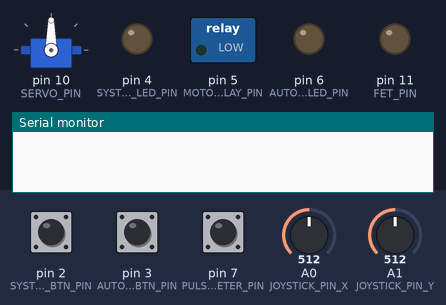
This sketch was run on a simulated Arduino Uno, built with avr-gcc and run on an emulated ATmega328P. Shown: servo, switched loads named in the sketch (green lamp = pin HIGH), output pins drawn as LEDs (lit = HIGH), the last lines printed to the serial monitor. The inputs (shaded band) are chosen by the test bench; at power-on: pin 2 (SYSTEM_STATE_BTN_PIN) HIGH, A1 (JOYSTICK_PIN_Y) = 512, pin 3 (AUTOMATI_DRIVE_BTN_PIN) HIGH, A0 (JOYSTICK_PIN_X) = 512, pin 7 (PULSE_METER_PIN) HIGH. EEPROM starts erased.

Above: at 1.2 s.
1.3 s: pin 2 (SYSTEM_STATE_BTN_PIN) pulled LOW for 0.15 s
At 2.0 s:
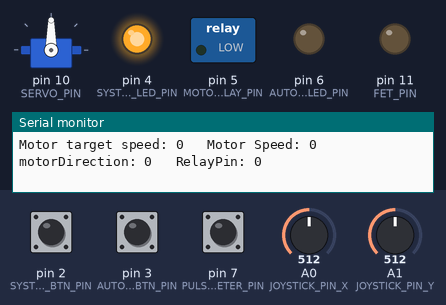
2.9 s: A1 (JOYSTICK_PIN_Y) set to 503
At 3.09 s:
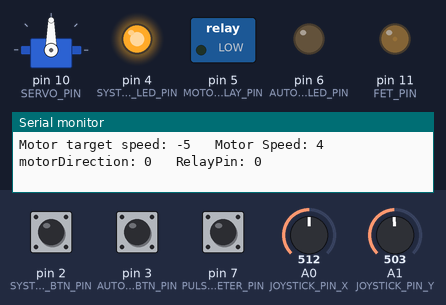
5.9 s: A1 (JOYSTICK_PIN_Y) set to 540
At 7.9 s:
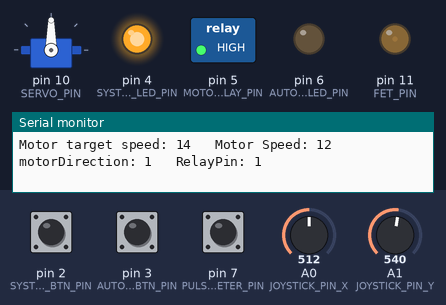
8.9 s: pin 3 (AUTOMATI_DRIVE_BTN_PIN) pulled LOW for 1 s
At 9.45 s:
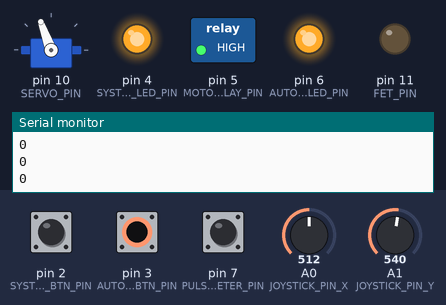
11.9 s: A0 (JOYSTICK_PIN_X) set to 716
At 12.7 s:
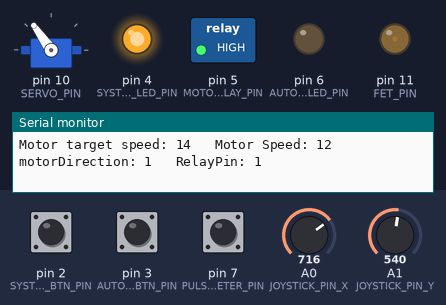
13.4 s: pin 3 (AUTOMATI_DRIVE_BTN_PIN) pulled LOW for 0.15 s
At 13.56 s:
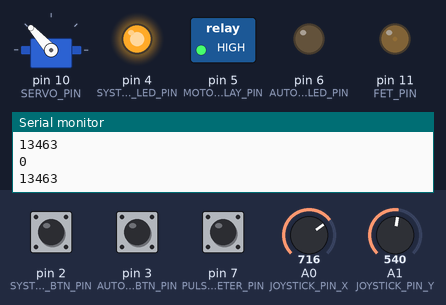
Timing chart, 0 to 16.4 s (numbered marks = the images above; inputs shaded):
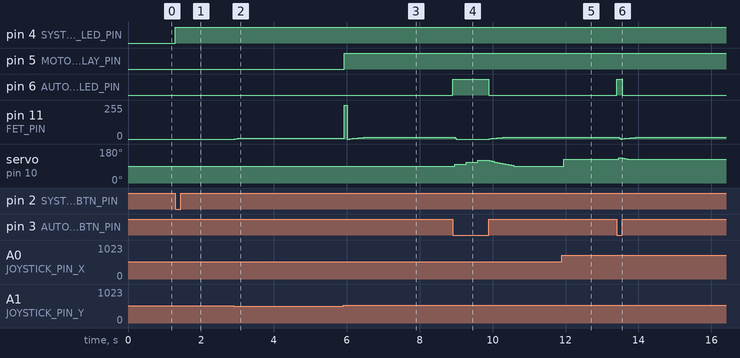

Measured:
- after the input at 1.3 s, pin 4 (SYSTEM_STATE_LED_PIN): LOW → HIGH at once
- after the input at 2.9 s, pin 11 (FET_PIN): 0/255 → 2/255 at once, then repeats every 0.15 s: 4/255 0.07 s, 6/255 0.07 s
- after the input at 5.9 s, pin 5 (MOTOR_DIRECTION_RELAY_PIN): LOW → HIGH at once
- after the input at 8.9 s, pin 6 (AUTO_DRIVE_INDICATOR_LED_PIN): LOW → HIGH at once, → LOW 1.0 s later; servo on pin 10 (SERVO_PIN): rises from 90° to 120° in 0.63 s, then falls to 90° in 0.98 s
- after the input at 11.9 s, servo on pin 10 (SERVO_PIN): 90° → 125° after 0.05 s
- after the input at 13.4 s, pin 6 (AUTO_DRIVE_INDICATOR_LED_PIN): LOW → HIGH at once, → LOW 0.15 s later

The sketch:

Virallinen1.ino
```cpp
// Harjoitustyö
// Koodissa vältelty tietoisesti looppeja ja delay funktion käyttöä, jotta eri järjestelmiä pystytään ohjaamaan samanaikaisesti.
// Looppia selkeytetty tekemällä jokaisesta ominaisuudesta oma funktio, jolloin ohjauksen tekeminen ja ymmärtäminen äärimmäisen helppoa.
// Funktiot kutsutaan looppiin haluttujen ehtojen täyttyessä.

#include <Servo.h>
#include <EEPROM.h>
Servo servo_9;

// PINS

const int JOYSTICK_PIN_X = A0;
const int JOYSTICK_PIN_Y = A1;
const int SYSTEM_STATE_BTN_PIN = 2;
const int AUTOMATI_DRIVE_BTN_PIN = 3;
const int SYSTEM_STATE_LED_PIN = 4;
const int MOTOR_DIRECTION_RELAY_PIN = 5;
const int AUTO_DRIVE_INDICATOR_LED_PIN = 6;
const int PULSE_METER_PIN = 7;
const int SERVO_PIN = 10;
const int FET_PIN = 11;

//  VARIABLES

//  Moottorin nopeuden inkrementointi
const int motorSpeedIncrement = 2;  // 0 min 255 max
const int motorIncrementDelay = 50; // Aika millisekunteina jokaisen inkrementin välissä
const int motorStopIncrementDelay = 25;
const int motorStopSpeedIncrement = 5;

bool servoDirection = 0;
bool pulseReceived = 0;
bool motorDirection = 0;
bool manualDriveRushStopper = 0;
bool receivingPulse = 0;

int lastServoPos, joystickXVal, joystickYVal, joystickServoAngle, pulseMotorSpeedControl, motorTargetSpeed, beatsPerMinute;
int motorSpeed = 0;
int servoPos = 90;
int heartBeatCount = -1;
int memorySlot = 0;

volatile byte automatic = 0;
volatile byte systemState = 0;

unsigned long elapsedTime, currentTime, startTime, endTime, timeOFF, totalStandbyTime, lastMotorIncrement, lastMotorIncrementTime, beatTimeForAverage, lastAverageBPMTime, beatTime;
unsigned long lastInterruptTime = 0;
unsigned long lastServoIncrementTime = 0;

void setup()
{
  //  PINS
  pinMode(JOYSTICK_PIN_X, INPUT);
  pinMode(JOYSTICK_PIN_Y, INPUT);
  pinMode(SYSTEM_STATE_BTN_PIN, INPUT_PULLUP);
  pinMode(AUTOMATI_DRIVE_BTN_PIN, INPUT_PULLUP);
  pinMode(SYSTEM_STATE_LED_PIN, OUTPUT);
  pinMode(MOTOR_DIRECTION_RELAY_PIN, OUTPUT);
  pinMode(AUTO_DRIVE_INDICATOR_LED_PIN, OUTPUT);
  pinMode(PULSE_METER_PIN, INPUT_PULLUP);         //MUISTA VAIHTAA INPUT_PULLUP!!!!!!!
  pinMode(FET_PIN, OUTPUT);

  Serial.begin(9600);
  servo_9.attach(SERVO_PIN, 500, 2500);
  attachInterrupt(digitalPinToInterrupt(SYSTEM_STATE_BTN_PIN), systemStateSwitch, FALLING);
  attachInterrupt(digitalPinToInterrupt(AUTOMATI_DRIVE_BTN_PIN), automaticStateSwitch, CHANGE);
  joystickXVal = analogRead(JOYSTICK_PIN_X);
  totalStandbyTime = EEPROM.get(memorySlot, elapsedTime);
}

void loop()
{
  currentTime = millis();
  joystickXVal = analogRead(A0);      // MUISTA TARKISTAA KÄYTETTÄVÄN JOYSTICKIN KALIBROINTI!!!!!!
  joystickYVal = analogRead(A1);

  if (systemState)
  {
    timer();

    if (automatic)
    {
      automaticServoDrive();
      motorPulseDrive();
      //      Serial.print("Motor target speed: ");
      //      Serial.print(motorTargetSpeed);
      //      Serial.print("\t Motor Speed: ");
      //      Serial.println(abs(motorSpeed));
      //      Serial.print("\t");
    }
    else
    {
      manualServoDrive();
      manualMotorDrive();
      Serial.print("Motor target speed: ");
      Serial.print(motorTargetSpeed);
      Serial.print("\t Motor Speed: ");
      Serial.print(abs(motorSpeed));
      Serial.print("\t motorDirection: ");
      Serial.print(motorDirection);
      Serial.print("\t RelayPin: ");
      Serial.println(digitalRead(MOTOR_DIRECTION_RELAY_PIN));
    }
  }
  else
  {
    automatic = 0;
    motorStop();
  }
}

// OHJAUSFUNKTIOT

//  DC moottorin manuaaliohjaus. Nopeus säädettävissä joystickin Y akselilla.
//  ylöspäin joystickiä liikuttamalla moottori pyörii myötäpäivään, alaspäin vastapäivään.
//  Sekä kiihdytys että hidastus tapahtuvat hallitusti ja portaittain.
//  Suunnanvaihto tapahtuu relettä ohjaamalla kun moottorin nopeus on lähellä nollaa ja
//  joystickin Y-akselin poikkeaman suunta määrää moottorin suunnan

void manualMotorDrive()
{
  bool joystickCentered = joystickXVal > 500 && joystickXVal < 530 && joystickYVal > 500 && joystickYVal < 530;
  motorTargetSpeed = map(joystickYVal, 0, 1023, -255, 255);
  bool delayOK = currentTime - lastMotorIncrementTime > motorIncrementDelay;

  if (delayOK)
  {
    if (abs(abs(motorSpeed) - motorTargetSpeed) > 3)
    {
      motorSpeedControl();
    }
    if (abs(motorSpeed) < 10)
    {
      if (motorTargetSpeed > 10)
      {
        motorDirection = 1;
      }
      else if (motorTargetSpeed < 0)
      {
        motorDirection = 0;
      }
      else
      {
        motorSpeed = 0;
      }
    }
    digitalWrite(MOTOR_DIRECTION_RELAY_PIN, motorDirection);

    if (motorSpeed < 0 && !motorDirection)
    {
      analogWrite(FET_PIN, abs(motorSpeed));
      lastMotorIncrementTime = currentTime;
    }
    else
    {
      analogWrite(FET_PIN, motorSpeed);
      lastMotorIncrementTime = currentTime;
    }
  }
}

// Moottorin nopeuden säätö pulssianturilla. Laskee viidestä sydämenlyönnistä beatsPerMinute arvon ja skaalaa sen
// moottorin nopeudenohjaukseksi FETille. Moottorin ohjauksessa nopeuden inkrementointi. Pyörimissuunta ainoastaan myötäpäivään.
// Mikäli edellisestä lyönnistä yli 5sec, resettaa countterin ja pysäyttää moottorin.

void motorPulseDrive()                                      // MUISTA INPUT_PULLUP!!!!!!
{
  bool delayOK = currentTime - lastMotorIncrementTime > motorIncrementDelay;
  int beatsForAverage = 5; // Sydämenlyöntien määrä keskiarvoistetussa sykkeessä.
  Serial.println(receivingPulse);

  if (!pulseReceived && !digitalRead(PULSE_METER_PIN))
  {
    pulseReceived = 1;
    heartBeatCount += 1;
    receivingPulse = 1;
    beatTime = currentTime;
  }

  else if (digitalRead(PULSE_METER_PIN))
  {
    pulseReceived = 0;
  }
  if (currentTime - beatTime > 5000)
  {
    heartBeatCount = -1;
    lastAverageBPMTime = currentTime;
    beatTimeForAverage = 0;
    motorTargetSpeed = 0;
    receivingPulse = 0;

  }
  if (heartBeatCount == beatsForAverage)
  {
    beatsPerMinute = 60000 / (currentTime - lastAverageBPMTime) * beatsForAverage;
    Serial.println(beatsPerMinute);
    motorTargetSpeed = map(beatsPerMinute, 40, 180, 0, 255);
    heartBeatCount = 0;
    lastAverageBPMTime = currentTime;
  }
  if (delayOK && receivingPulse)
  {
    motorSpeedControl();
    lastMotorIncrementTime = currentTime;
    analogWrite(FET_PIN, motorSpeed);
  }
  else if (!receivingPulse)
  {
    motorStop();
  }
}

//  Moottorin nopeuden inkrementointi motorTargetSpeediä kohden, joka on asetettu joko manuaaliajossa joystickillä tai
//  sykemittariajossa sykkeen perusteella

void motorSpeedControl()
{
  if (motorSpeed < motorTargetSpeed)
  {
    motorSpeed += motorSpeedIncrement;
  }
  else if (motorSpeed > motorTargetSpeed)
  {
    motorSpeed -= motorSpeedIncrement;
  }
}
// Servon manuaaliohjaus. Lisätty ryntäyksenesto automaattiajolta manuaalille vaihdon jälkeen.

void manualServoDrive()
{
  joystickServoAngle = map(joystickXVal, 0, 1023, 0, 180);

  if (manualDriveRushStopper)
  {
    if (servoPos > joystickServoAngle && currentTime - lastServoIncrementTime > 25)
    {
      servoPos -= 3;
      lastServoIncrementTime = millis();
      servo_9.write(servoPos);
    }
    else if (currentTime - lastServoIncrementTime > 25)
    {
      servoPos += 3;
      lastServoIncrementTime = millis();
      servo_9.write(servoPos);
    }
    if (abs(servoPos - joystickServoAngle) < 4)
      manualDriveRushStopper = 0;
  }
  else
  {
    servoPos = joystickServoAngle;
    servo_9.write(servoPos);
  }
}

//  Automaattinen servon ohjaus. pyörittää servoa laidasta toiseen 10 asteen
//  inkrementeissä joystickin Y-akselin poikkeaman asettamalla viiveellä. Muistaa edellisen pyörimissuunnan.

void automaticServoDrive()
{
  int servoIncrementDelay = map(joystickYVal, 0, 1023, 100, 500);
  bool delayOK = currentTime - lastServoIncrementTime > servoIncrementDelay;
  manualDriveRushStopper = 1;

  if (delayOK)
  {
    if (!servoDirection)
    {
      servoPos += 10;

      if (servoPos >= 180)
      {
        servoDirection = 1;
        servoPos = 180;
      }
    }
    else
    {
      servoPos -= 10;
      if (servoPos <= 0)
      {
        servoDirection = 0;
        servoPos = 0;
      }
    }
    servo_9.write(servoPos);
    lastServoIncrementTime = millis();
    lastServoPos = servoPos;
  }
}

//  Pysäytysfunktio moottorille. Ajetaan, kun systeemi menee pois standby tilasta moottorin pyöriessä.
//  Pysäyttää moottorin inkrementoiden.

void motorStop()
{
  bool delayOK = currentTime - lastMotorIncrementTime > motorStopIncrementDelay;
  motorTargetSpeed = 0;
  if (abs(motorSpeed) < 3)
  {
    motorSpeed = 0;
    analogWrite(FET_PIN, motorSpeed);
  }
  if (abs(motorSpeed) > 0)
  {
    Serial.println(lastMotorIncrementTime);
    if (delayOK)
    {
      if (motorSpeed < motorTargetSpeed)
      {
        motorSpeed += motorStopSpeedIncrement;
        lastMotorIncrementTime = currentTime;
      }
      else if (motorSpeed > motorTargetSpeed)
      {
        motorSpeed -= motorStopSpeedIncrement;
        lastMotorIncrementTime = currentTime;
      }
    }
    analogWrite(FET_PIN, abs(motorSpeed));
  }
}
//  Ajastinfunktio. Tulostaa sekunnin välein monitoriin käynnissäoloaikaa, joka on tallennettuna EEPROMiin, jolloin käynnissäoloaika ei resettaa kun
//  Arduino resetoidaan tai virta katkaistaan. Käynnissäoloajan tallennus EEPROMiin tapahtuu 60 sekunnin välein, sillä kirjoitus kestää n. 3,3ms joten muistiin
//  kirjoitusta ei kannata jokaisella ohjelmakierroksella tehdä. Mustiin tallennus on myös rajallista per muistipaikka (n. 100 000 ylikirjoitusta).
//  Nykyisellä tallennustaajuudella yksi muistipaikka kestää n. 70 vuorokautta 24/7 standby tilassa.

void timer()
{
  elapsedTime = (currentTime - timeOFF) / 1000 + totalStandbyTime;

  if (elapsedTime % 60 == 0)
  {
    EEPROM.put(memorySlot, elapsedTime);
  }
  int seconds = elapsedTime % 60;
  int minutes = elapsedTime / 60 % 60;
  int hours = elapsedTime / 3600;
  if (currentTime % 1000 == 0)
  {
    Serial.print(hours);
    Serial.print("h ");
    Serial.print(minutes);
    Serial.print("m ");
    Serial.print(seconds);
    Serial.println("s");
  }
}

//  INTERRUPTIFUNKTIOT

//  Interruptifunktio valmiustilalle. Ei salli valmiustilaa, jollei joystick ole keskiasennossa. Tunnistaa laskevan reunan,
//  lisätty debounce toiminnallisuus. Tallentaa myös standby tilan käynnistys- ja sammutusajan ja laskee ajan kiinnioloajan käynnissäoloajan laskemista varten.

void systemStateSwitch()
{
  bool joystickCentered = joystickXVal > 500 && joystickXVal < 530 && joystickYVal > 500 && joystickYVal < 530;
  bool delayOK = currentTime - lastInterruptTime > 50;

  if (joystickCentered && delayOK && !systemState)
  {
    systemState = 1;
    startTime = currentTime;
    timeOFF += startTime - endTime;
    digitalWrite(SYSTEM_STATE_LED_PIN, systemState);
    lastInterruptTime = currentTime;
  }
  else if (delayOK)
  {
    systemState = 0;
    endTime = currentTime;
    digitalWrite(SYSTEM_STATE_LED_PIN, systemState);
    digitalWrite(AUTO_DRIVE_INDICATOR_LED_PIN, 0);
    lastInterruptTime = currentTime;
  }
}

//  Interruptifunktio automaattiajolle. Tunnistaa napin tilanmuutoksen, eli automaattiajo toimii ainoastaan nappia pohjaan painettaessa.

void automaticStateSwitch()
{
  bool delayOK = currentTime - lastInterruptTime > 50;

  if (delayOK && systemState)
  {
    automatic = !automatic;
    digitalWrite(AUTO_DRIVE_INDICATOR_LED_PIN, automatic);
    lastInterruptTime = currentTime;
  }
}
```
